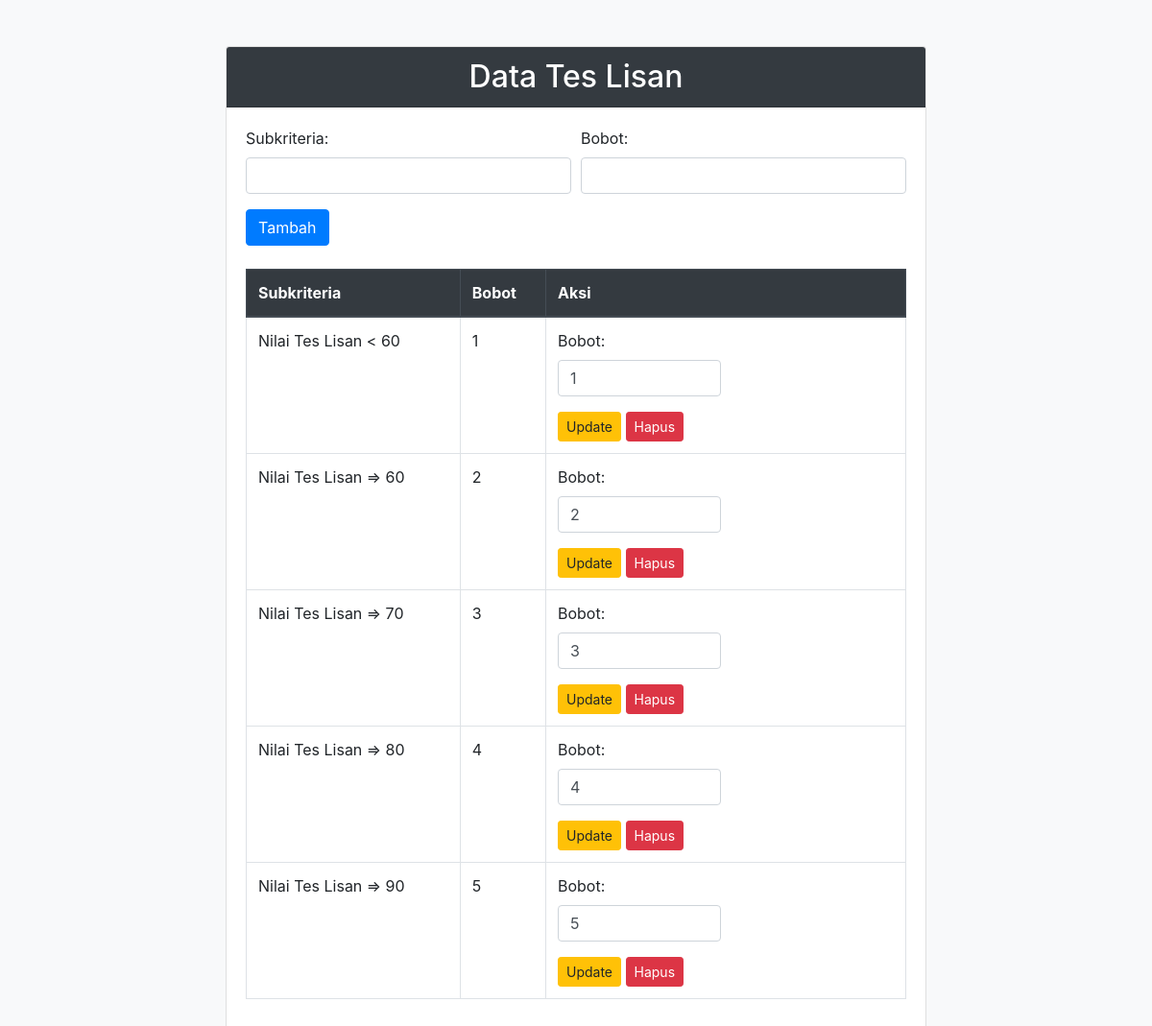
The app's page /data_tes_lisan.php with its own data.
### tables this page shows
CREATE TABLE IF NOT EXISTS `subkriteria_nilai_lisan` (
  `Subkriteria` varchar(50) NOT NULL,
  `Bobot` int NOT NULL,
  PRIMARY KEY (`Subkriteria`)
);

### data_tes_lisan.php (the view, shortened to what this page needs)
<?php
include 'koneksi.php';
function ambilDataTesLisan()
{
    global $koneksi;
    $query = "SELECT * FROM Subkriteria_Nilai_Lisan";
    $result = mysqli_query($koneksi, $query);
    $dataTesLisan = [];
    while ($row = mysqli_fetch_assoc($result)) {
        $dataTesLisan[] = $row;
    }
    return $dataTesLisan;
}
$dataTesLisan = ambilDataTesLisan();
?>
<!DOCTYPE html>
<html lang="en">
<head>
    <link href="https://stackpath.bootstrapcdn.com/bootstrap/4.3.1/css/bootstrap.min.css" rel="stylesheet">
</head>
<body class="bg-light">
    <div class="container mt-5">
        <div class="row">
            <div class="col-md-8 offset-md-2">
                <div class="card">
                    <div class="card-header bg-dark text-white">
                        <h2 class="text-center mb-0">Data Tes Lisan</h2>
                    </div>
                    <div class="card-body">
                        <form method="post" action="" class="mb-4">
                            <div class="form-row">
                                <div class="form-group col-md-6">
                                    <label for="subkriteria">Subkriteria:</label>
                                    <input type="text" name="subkriteria" class="form-control" required>
                                </div>
                                <div class="form-group col-md-6">
                                    <label for="bobot">Bobot:</label>
                                    <input type="text" name="bobot" class="form-control" required>
                                </div>
                            </div>
                            <button type="submit" name="tambah" class="btn btn-primary">Tambah</button>
                        </form>
                        <table class="table table-bordered">
                            <thead class="thead-dark">
                                <tr>
                                    <th>Subkriteria</th>
                                    <th>Bobot</th>
                                    <th>Aksi</th>
                                </tr>
                            </thead>
                            <tbody>
                                <?php foreach ($dataTesLisan as $tesLisan) : ?>
                                    <tr>
                                        <td><?= $tesLisan['Subkriteria']; ?></td>
                                        <td><?= $tesLisan['Bobot']; ?></td>
                                        <td>
                                            <form method="post" action="?aksi=update&subkriteria=<?= $tesLisan['Subkriteria']; ?>" style="display: inline;">
                                                <div class="form-row">
                                                    <div class="form-group col-md-6">
                                                        <label for="bobot">Bobot:</label>
                                                        <input type="text" name="bobot" class="form-control" value="<?= $tesLisan['Bobot']; ?>" required>
                                                    </div>
                                                </div>
                                                <button type="submit" class="btn btn-warning btn-sm">Update</button>
                                            </form>
                                            <a href="?aksi=hapus&subkriteria=<?= $tesLisan['Subkriteria']; ?>" class="btn btn-danger btn-sm" onclick="return confirm('Apakah Anda yakin ingin menghapus data tes lisan ini?')">Hapus</a>
                                        </td>
                                    </tr>
                                <?php endforeach; ?>
                            </tbody>
                        </table>
                    </div>
                </div>
            </div>
        </div>
    </div>
</body>
</html>

### records on screen
subkriteria_nilai_lisan: Subkriteria "Nilai Tes Lisan < 60", Bobot "1", bobot "1"
subkriteria_nilai_lisan: Subkriteria "Nilai Tes Lisan => 60", Bobot "2", bobot "2"
subkriteria_nilai_lisan: Subkriteria "Nilai Tes Lisan => 70", Bobot "3", bobot "3"
subkriteria_nilai_lisan: Subkriteria "Nilai Tes Lisan => 80", Bobot "4", bobot "4"
subkriteria_nilai_lisan: Subkriteria "Nilai Tes Lisan => 90", Bobot "5", bobot "5"
